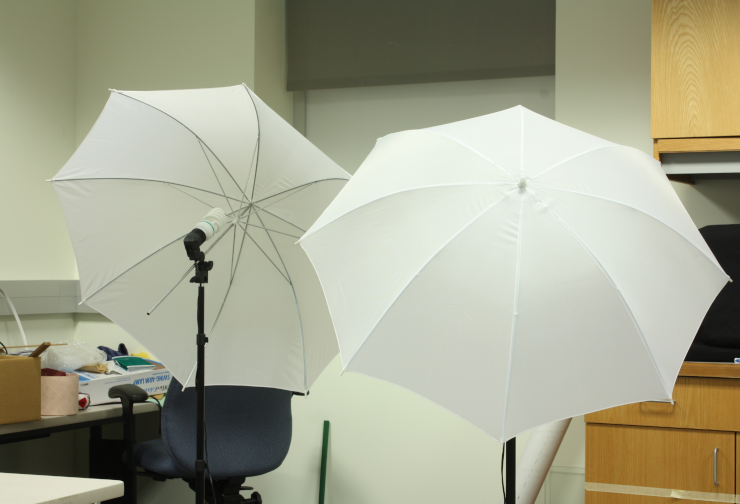
#> input picture umbrellaL.png, 740 x 504 px
$ python 3.3.py
#> lines starting #> are read from the running program, lines starting #| are printed output that depends on the picture
import numpy as np
import cv2
import sys
from mpl_toolkits import mplot3d
from matplotlib import pyplot as plt

def getDisparityMap(imL, imR, numDisparities, blockSize):
    stereo = cv2.StereoBM_create(numDisparities=numDisparities, blockSize=blockSize)

    disparity = stereo.compute(imL, imR)
    disparity = disparity - disparity.min() + 1 # Add 1 so we don't get a zero depth, later
    disparity = disparity.astype(np.float32) / 16.0 # Map is fixed point int with 4 fractional bits

    return disparity # floating point image

def focal_length(f_p, sensor_width, image_width ):
    f_l = f_p * (sensor_width / image_width)
    print(f_l)
    return f_l


def depth(focal_length, disparity, doffs ):
    z = 174.019 * (focal_length) / disparity + doffs # baseline = 174.019
    return z

# ================================================
#
def plot(focal_length ,disparity):
    # This just plots some sample points.  Change this function to
    # plot the 3D reconstruction from the disparity map and other values
    depth_scene = 174.019 * (focal_length) / disparity + 114.291  # baseline = 174.019 5806.559, 22.2, 3088

    x = []
    y = []
    z = []
    for r in range(depth_scene.shape[0]):
        for c in range(depth_scene.shape[1]):
            x += [c]
            y += [r]
            if depth_scene[r, c] == np.max(depth_scene):
                z.append(np.NaN)
            else:
                z.append(depth_scene[r, c])

    print(len(x))
    print(len(y))
    print(len(z))


    # Plt depths
    ax = plt.axes(projection ='3d')
    ax.scatter(x, y, z, 'green')

    # Labels
    ax.set_xlabel('x')
    ax.set_ylabel('y')
    ax.set_zlabel('z')

    plt.savefig('myplot.pdf', bbox_inches='tight') # Can also specify an image, e.g. myplot.png
    plt.show()


# ================================================
#

if __name__ == '__main__':

    # Load left image
    filename = 'umbrellaL.png'
    imgL = cv2.imread(filename, cv2.IMREAD_GRAYSCALE)
#> imgL: shape (504, 740); min 5, max 252, mean 161.7
    imgL = cv2.Canny(imgL, 50, 160)
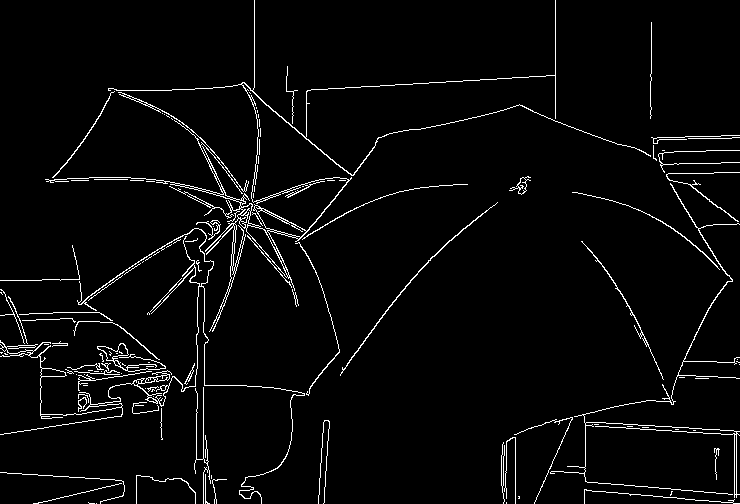
#> imgL: shape (504, 740); 3.4% white in thin lines or dots

    #
    if imgL is None:
        print('\nError: failed to open {}.\n'.format(filename))
        sys.exit()

    # Load right image
    filename = 'umbrellaR.png'
    imgR = cv2.imread(filename, cv2.IMREAD_GRAYSCALE)
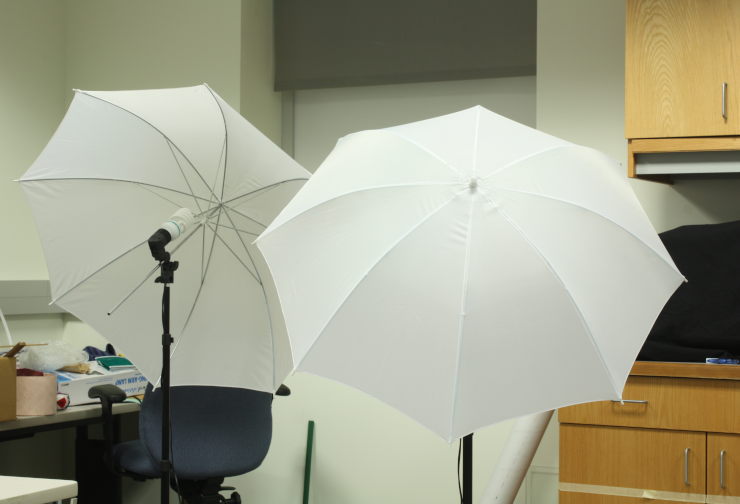
#> input picture umbrellaR.png, 740 x 504 px
#> imgR: shape (504, 740); min 7, max 250, mean 155.8
    imgR = cv2.Canny(imgR, 50, 160)
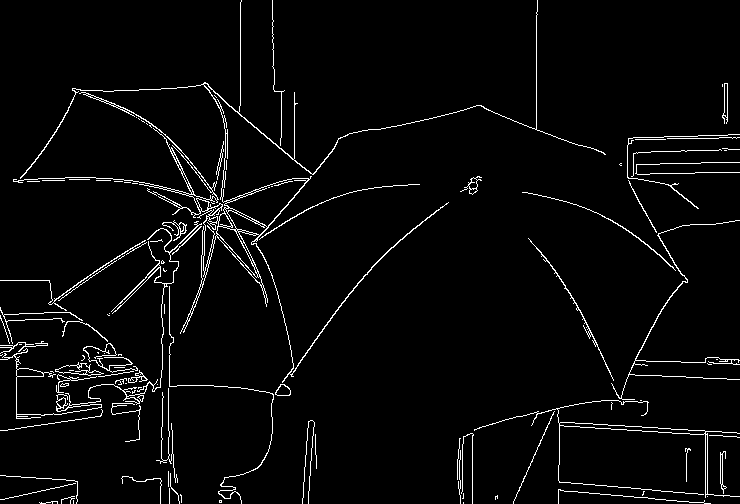
#> imgR: shape (504, 740); 3.4% white in thin lines or dots

    #
    if imgR is None:
        print('\nError: failed to open {}.\n'.format(filename))
        sys.exit()

    # Create a window to display the image in
    cv2.namedWindow('Disparity', cv2.WINDOW_NORMAL)

    # Get disparity map
    disparity = getDisparityMap(imgL, imgR, 64, 5)
#> in getDisparityMap, `disparity = stereo.compute(imL, imR)`:
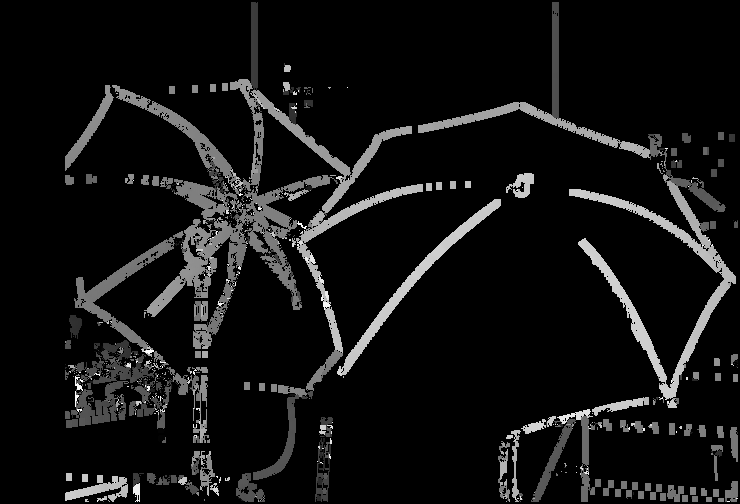
#> disparity: shape (504, 740) int16; min -16, max 1008, mean 58.1; drawn with min black and max white

# ===============================================
    focal_length = focal_length(5806.559, 22.2, 3088)
    doffs = 114.291
    depth_scene = depth(focal_length, disparity, doffs)
#> in depth, `z = 174.019 * (focal_length) / disparity + doffs`:
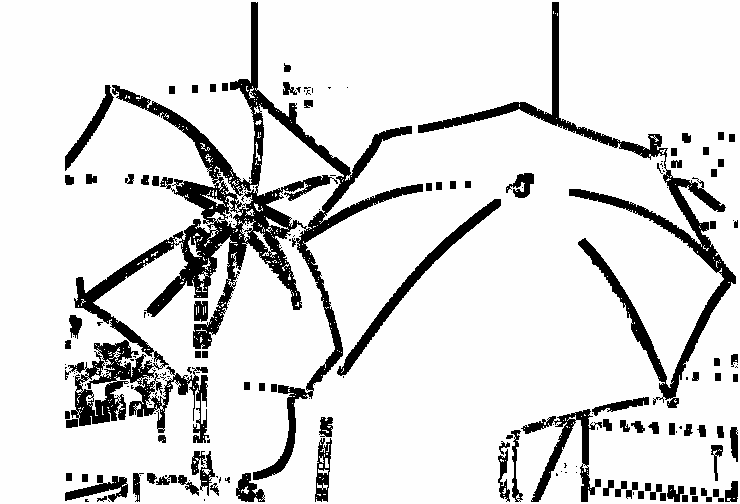
#> z: shape (504, 740) float32; min 227.7, max 116342.4, mean 101036; drawn with min black and max white
    # print(type(depth_scene))


# ===============================================
    # Normalise for display
    disparityImg = np.interp(disparity, (disparity.min(), disparity.max()), (0.1, 2.0))

    # Show result
    cv2.imshow('Disparity', disparityImg)
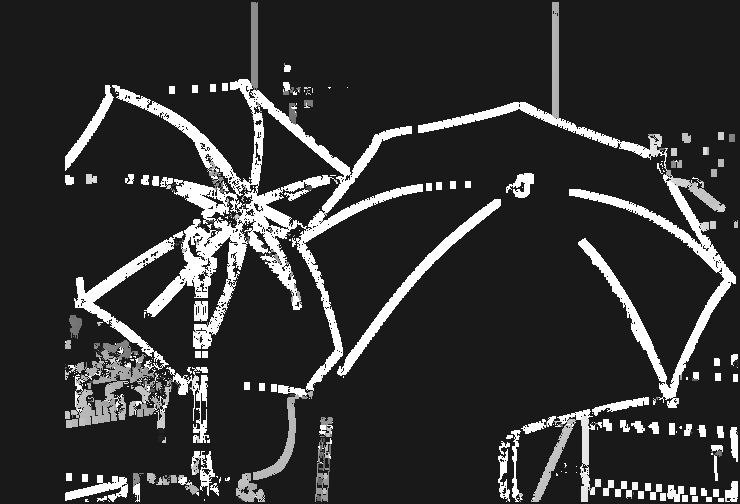
#> window 'Disparity': shape (504, 740); min 25, max 255, mean 52.6

    # Show 3D plot of the scene
    plot(focal_length,disparity)
#> after the loop in plot, `for r in range(depth_scene.shape[0]):`: x = 372960 items
#| 372960
#| 372960
#| 372960
#> in plot, `plt.savefig('myplot.pdf', bbox_inches='tight')`:
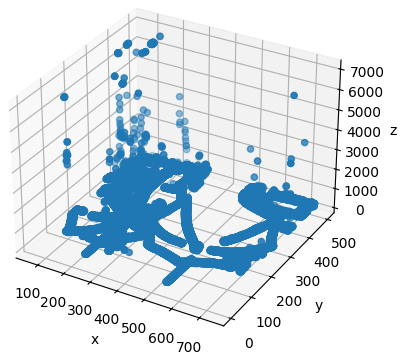
#> figure drawn by matplotlib, 1 panel

    # Wait for spacebar press or escape before closing,
    # otherwise window will close without you seeing it
    while True:
        key = cv2.waitKey(1)
#> (key Esc is pressed here)
        if key == ord(' ') or key == 27:
            break

    cv2.destroyAllWindows()
